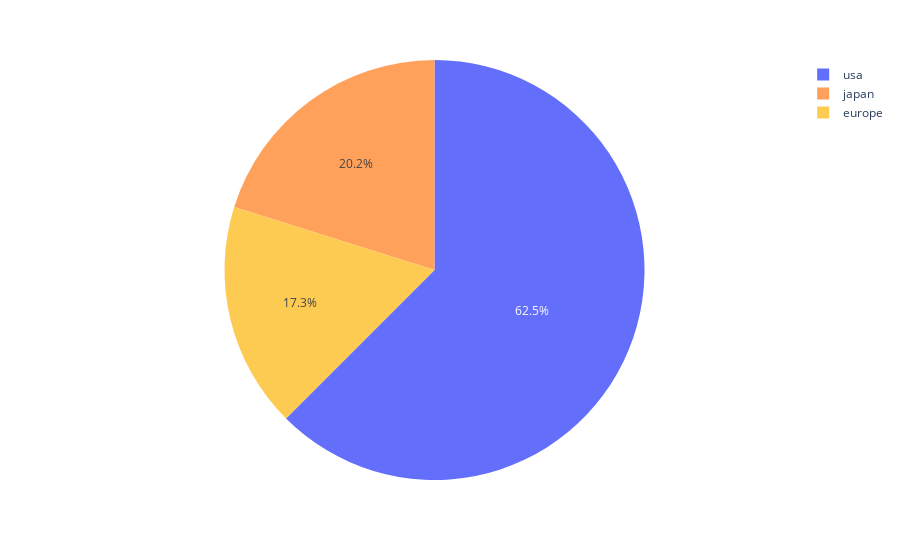

Here is the notebook cell this chart was saved with:
### Code cell
px.pie(df , names  = 'origin' , color = 'name')

### Figure 1 — Plotly figure (JSON) as saved in the notebook; plotly's stock layout.template omitted (floating-point values rounded to 4 significant figures; data arrays with more than 128 entries replaced by an {"elided": "..."} marker saying what was removed)
{"data": [{"customdata": {"elided": "392x1 str values"}, "domain": {"x": [0, 1], "y": [0, 1]}, "hovertemplate": "origin=%{label}<br>name=%{customdata[0]}<extra></extra>", "labels": {"elided": "392 str values"}, "legendgroup": "", "marker": {"colors": {"elided": "392 str values"}}, "name": "", "showlegend": true, "type": "pie"}], "layout": {"legend": {"tracegroupgap": 0}, "margin": {"t": 60}}}
